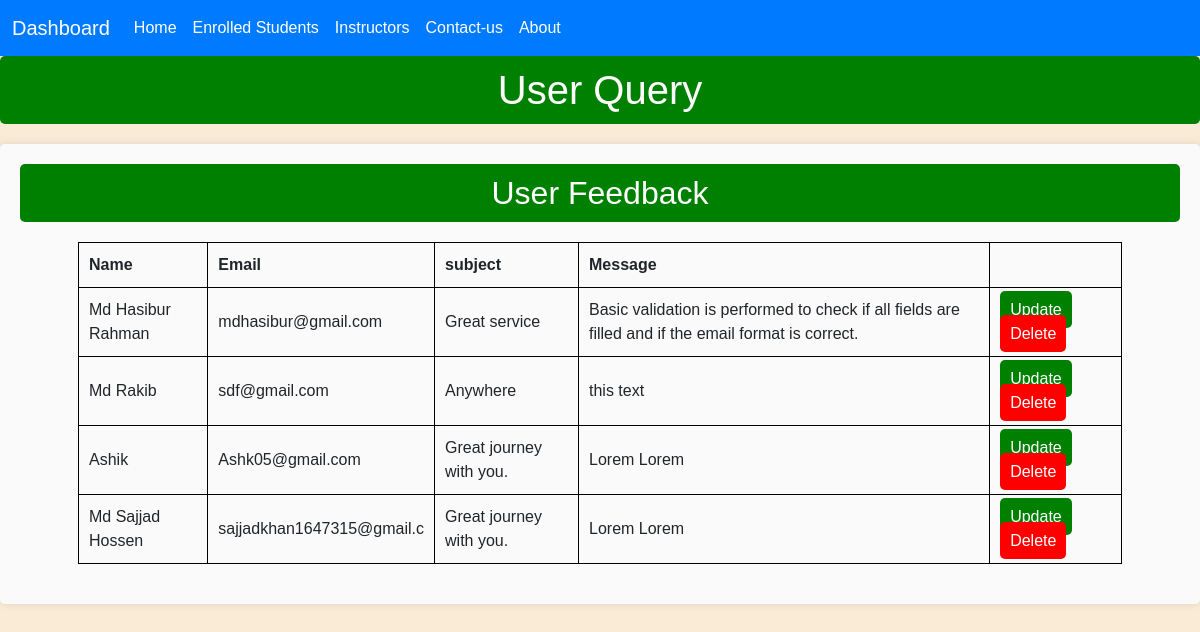
The app's page /contact-us-view.php with its own data.
### tables this page shows
CREATE TABLE `contact_us` (
  `name` varchar(50) DEFAULT NULL,
  `email` varchar(25) DEFAULT NULL,
  `subject` varchar(200) DEFAULT NULL,
  `message` varchar(220) DEFAULT NULL
);

### contact-us-view.php (the view, shortened to what this page needs)
<!doctype html>
<html lang="en">
<head>
  <link href="https://cdn.jsdelivr.net/npm/bootstrap@5.3.3/dist/css/bootstrap.min.css" rel="stylesheet">
</head>
<body>
<nav class="navbar navbar-expand-lg navbar-dark">
  <div class="container-fluid">
    <a class="navbar-brand" href="#">Dashboard</a>
    <div class="collapse navbar-collapse" id="navbarNav">
      <ul class="navbar-nav">
        <li class="nav-item">
          <a class="nav-link" href="admin.php">Home</a>
        </li>
        <li class="nav-item">
          <a class="nav-link" href="test.php">Enrolled Students</a>
        </li>
        <li class="nav-item">
          <a class="nav-link" href="#">Instructors</a>
        </li>
        <li class="nav-item">
          <a class="nav-link" href="#">Contact-us</a>
        </li>
        <li class="nav-item">
          <a class="nav-link" href="#">About</a>
        </li>
      </ul>
    </div>
  </div>
</nav>
  <h1>User Query</h1>
  <div class="form-container">
    <h2>User Feedback</h2>
    <table>
      <thead>
        <tr>
          <th>Name</th>
          <th>Email</th>
          <th>subject</th>
          <th>Message</th>
        </tr>
      </thead>
      <tbody>
        <?php
        include 'db.php';
        $result = $conn->query("SELECT * FROM contact_us");
        while ($row = $result->fetch_assoc()) {
          echo "<tr>
                  <td>{$row['name']}</td>
                  <td>{$row['email']}</td>
                  <td>{$row['subject']}</td>
                  <td>{$row['message']}</td>
                  <td>
                   <span class='edit'> <a  href='#?id={$row['name']}'>Update</a></span>
                    <a class='delete' href='delete_contact.php?name={$row['name']}'>Delete</a>
                  </td>
                </tr>";
        }
        ?>
      </tbody>
    </table>
  </div>
</body>
</html>

### contact-us-view.php (style rules this page uses)
.navbar { background-color: #007bff; }
.navbar-brand, .navbar-nav .nav-link { color: #ffffff; }
body { width: 100%; background-color: antiquewhite; font-family: Arial, sans-serif; }
.form-container { width: 100%; margin: 20px auto; border-radius: 5px; background-color: rgb(250, 250, 250); box-shadow: 0 0 10px rgba(0, 0, 0, 0.1); padding: 20px; }
h1, h2 { color: white; padding: 10px; background-color: green; border-radius: 5px; text-align: center; }
table { width: 90%; margin: 20px auto; border-collapse: collapse; }
table, th, td { border: 1px solid black; }
th, td { padding: 10px; text-align: left; }
.edit a { background: green; padding:10px; border-radius:5px; text-decoration:none; }
.delete { background:red; padding:10px; border-radius:5px; text-decoration:none; }
a { color:white; ; }

### records on screen
contact_us: name "Md Hasibur Rahman", email "mdhasibur@gmail.com", subject "Great service", message "Basic validation is performed to check if all fields are filled and if the email format is correct."
contact_us: name "Md Rakib", email "sdf@gmail.com", subject "Anywhere", message "this text"
contact_us: name "Ashik", email "Ashk05@gmail.com", subject "Great journey with you.", message "Lorem Lorem"
contact_us: name "Md Sajjad Hossen", email "sajjadkhan1647315@gmail.c", subject "Great journey with you.", message "Lorem Lorem"
